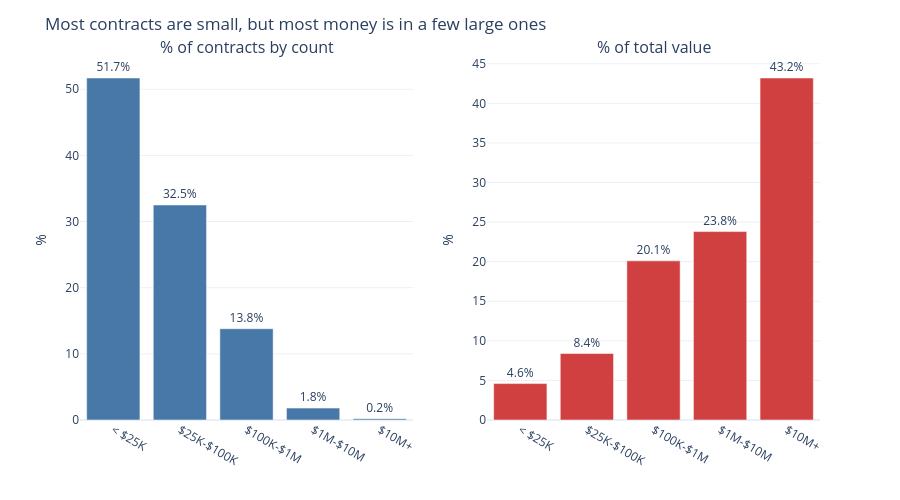

Notebook source saved alongside this figure:
### Code cell
# Visualize: contract count vs value share by size bucket
import plotly.graph_objects as go
from plotly.subplots import make_subplots

BLUE, RED, ORANGE, GREEN, GRAY = '#4878A8', '#D04040', '#E8A040', '#6BAF6B', '#888888'

val_dist = con.sql("""
    SELECT 
        CASE 
            WHEN val < 25000 THEN '< $25K'
            WHEN val < 100000 THEN '$25K-$100K'
            WHEN val < 1000000 THEN '$100K-$1M'
            WHEN val < 10000000 THEN '$1M-$10M'
            WHEN val >= 10000000 THEN '$10M+'
        END AS bucket,
        ROUND(COUNT(*)*100.0/SUM(COUNT(*)) OVER(), 1) AS pct_count,
        ROUND(SUM(val)*100.0/SUM(SUM(val)) OVER(), 1) AS pct_value
    FROM data WHERE instrument_type='C' AND val > 0
    GROUP BY bucket ORDER BY MIN(val)
""").pl()

buckets = val_dist["bucket"].to_list()

fig = make_subplots(rows=1, cols=2, subplot_titles=("% of contracts by count", "% of total value"))

fig.add_trace(go.Bar(
    x=buckets, y=val_dist["pct_count"].to_list(),
    marker_color=BLUE,
    text=[f'{v}%' for v in val_dist["pct_count"].to_list()],
    textposition='outside',
    cliponaxis=False,
    showlegend=False
), row=1, col=1)

fig.add_trace(go.Bar(
    x=buckets, y=val_dist["pct_value"].to_list(),
    marker_color=RED,
    text=[f'{v}%' for v in val_dist["pct_value"].to_list()],
    textposition='outside',
    cliponaxis=False,
    showlegend=False
), row=1, col=2)

fig.update_layout(
    title_text="Most contracts are small, but most money is in a few large ones",
    template="plotly_white",
    margin=dict(t=60),
    height=500
)
fig.update_xaxes(tickangle=30)
fig.update_yaxes(title_text="%", row=1, col=1)
fig.update_yaxes(title_text="%", row=1, col=2)
fig.show()

### Figure 1 — Plotly figure (JSON) as saved in the notebook; plotly's stock layout.template omitted (floating-point values rounded to 4 significant figures)
{"data": [{"cliponaxis": false, "marker": {"color": "#4878A8"}, "showlegend": false, "text": ["51.7%", "32.5%", "13.8%", "1.8%", "0.2%"], "textposition": "outside", "type": "bar", "x": ["< $25K", "$25K-$100K", "$100K-$1M", "$1M-$10M", "$10M+"], "xaxis": "x", "y": [51.7, 32.5, 13.8, 1.8, 0.2], "yaxis": "y"}, {"cliponaxis": false, "marker": {"color": "#D04040"}, "showlegend": false, "text": ["4.6%", "8.4%", "20.1%", "23.8%", "43.2%"], "textposition": "outside", "type": "bar", "x": ["< $25K", "$25K-$100K", "$100K-$1M", "$1M-$10M", "$10M+"], "xaxis": "x2", "y": [4.6, 8.4, 20.1, 23.8, 43.2], "yaxis": "y2"}], "layout": {"annotations": [{"font": {"size": 16}, "showarrow": false, "text": "% of contracts by count", "x": 0.225, "xanchor": "center", "xref": "paper", "y": 1, "yanchor": "bottom", "yref": "paper"}, {"font": {"size": 16}, "showarrow": false, "text": "% of total value", "x": 0.775, "xanchor": "center", "xref": "paper", "y": 1, "yanchor": "bottom", "yref": "paper"}], "height": 500, "margin": {"t": 60}, "title": {"text": "Most contracts are small, but most money is in a few large ones"}, "xaxis": {"anchor": "y", "domain": [0, 0.45], "tickangle": 30}, "xaxis2": {"anchor": "y2", "domain": [0.55, 1], "tickangle": 30}, "yaxis": {"anchor": "x", "domain": [0, 1], "title": {"text": "%"}}, "yaxis2": {"anchor": "x2", "domain": [0, 1], "title": {"text": "%"}}}}
